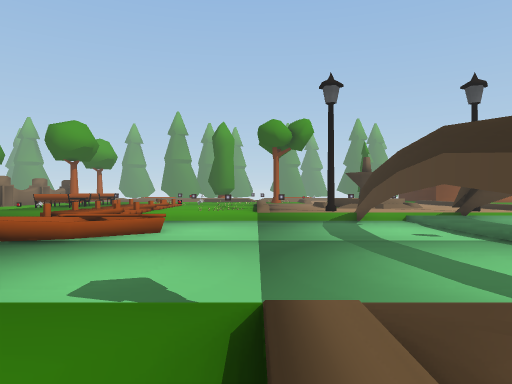
View 1 (above)

24 first-person views from a walk through a 3-D level made in the Unity game engine. The camera is 1.3 m above the floor, looks level and sees 70° across. Doors are open. The floor is counted in squares, 2.06 m on a side. Each view is taken from the middle of a square. On the plan, view 1 faces up. The plan holds only what a view shows up to about 10 squares ahead; the rest is blank. The place goes on beyond the plan. The player is left out. Some animated figures are left out. Some surface patterns are stand-ins.

View 2
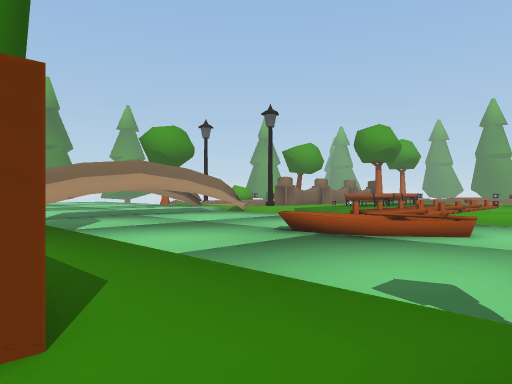

View 3
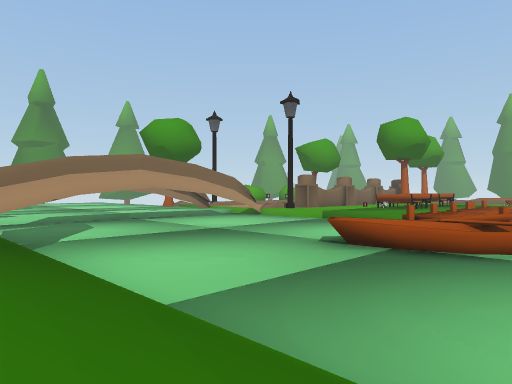

View 4
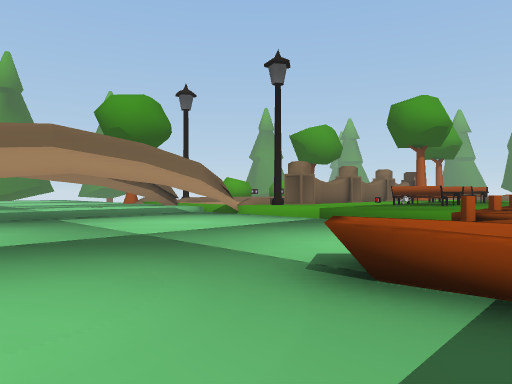

View 5
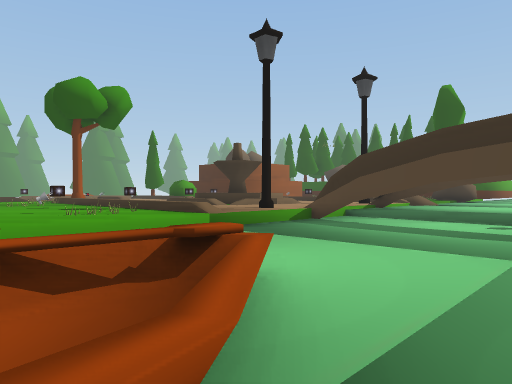

View 6
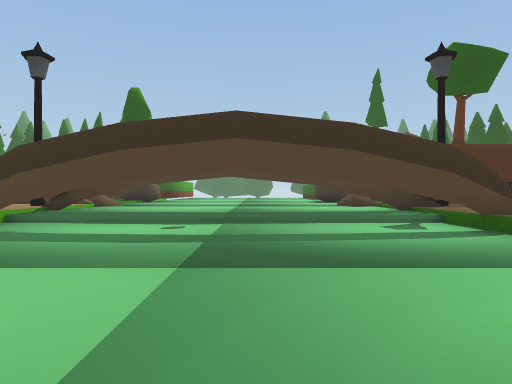

View 7
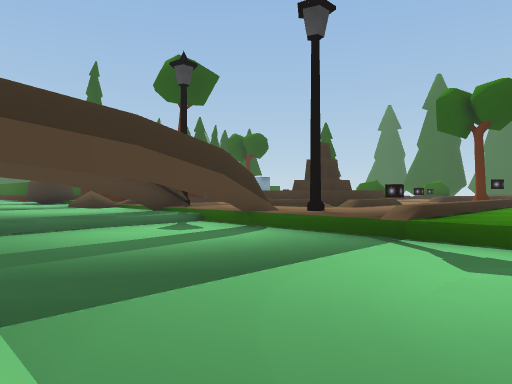

View 8
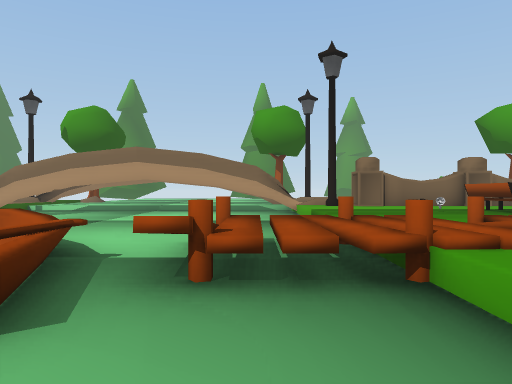

View 9
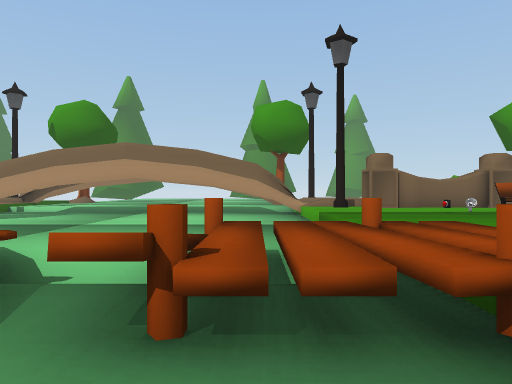

View 10
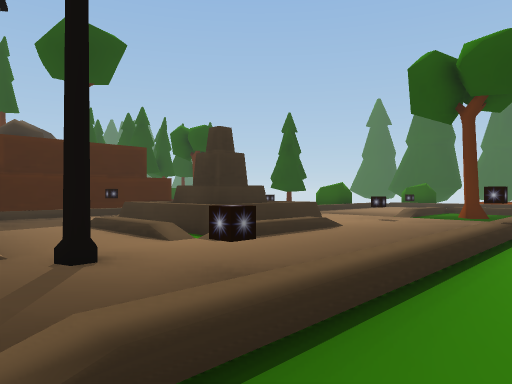

View 11
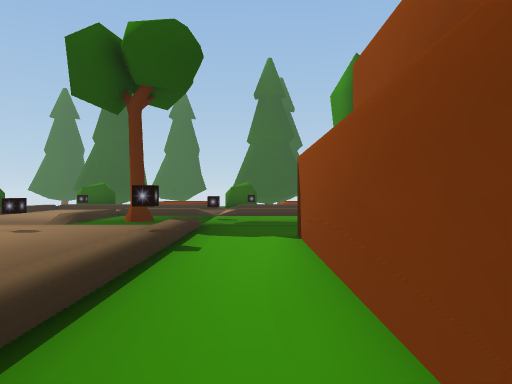

View 12
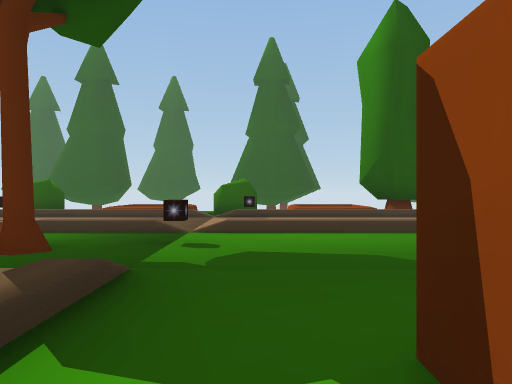

View 13
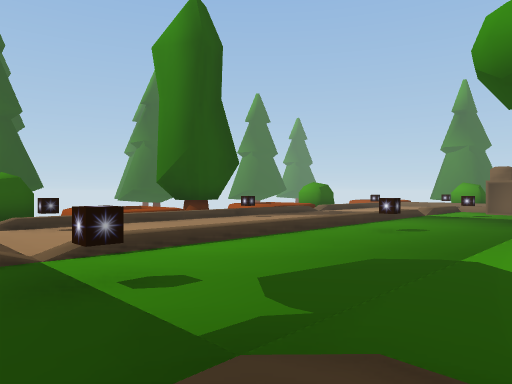

View 14
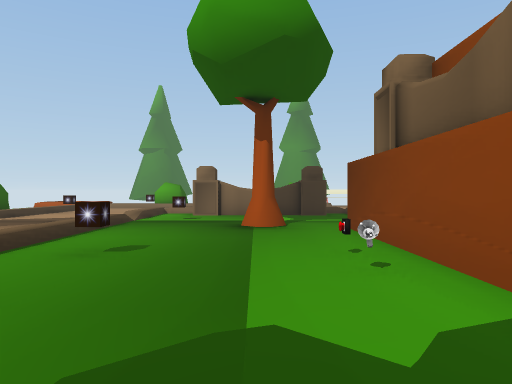

View 15
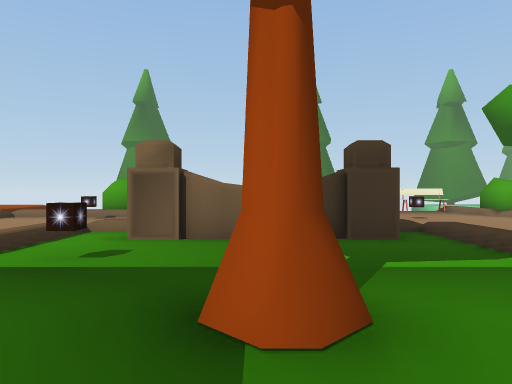

View 16
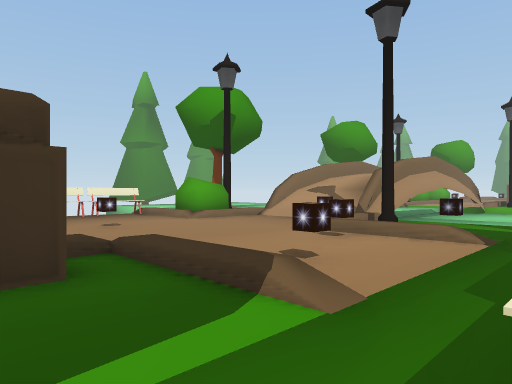

View 17
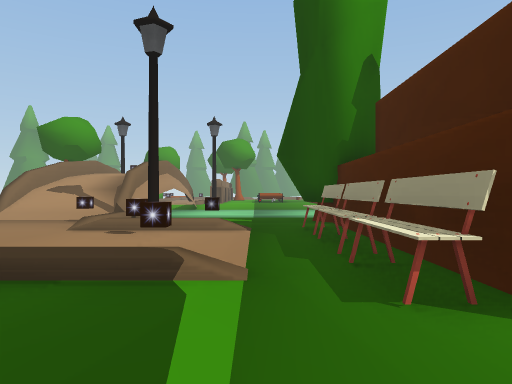

View 18
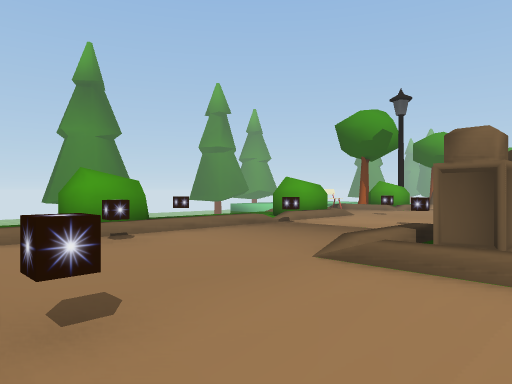

View 19
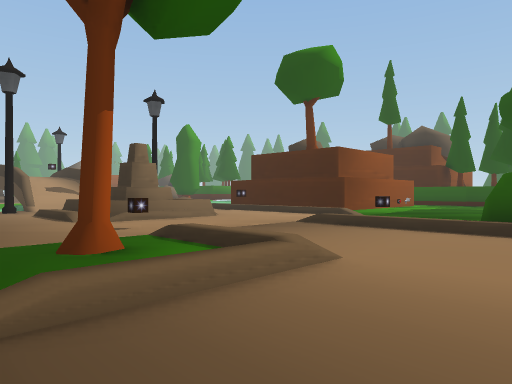

View 20
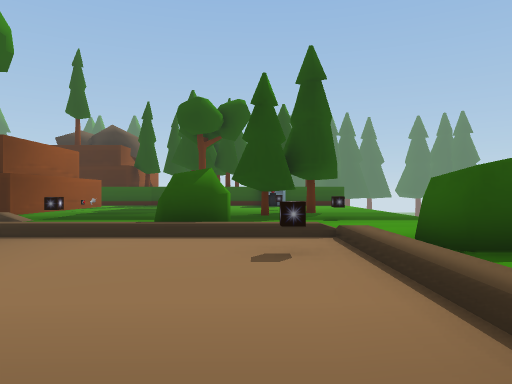

View 21
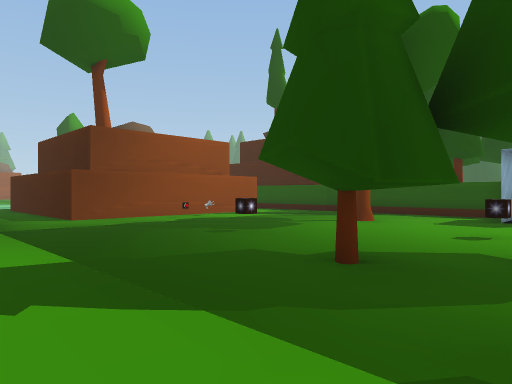

View 22
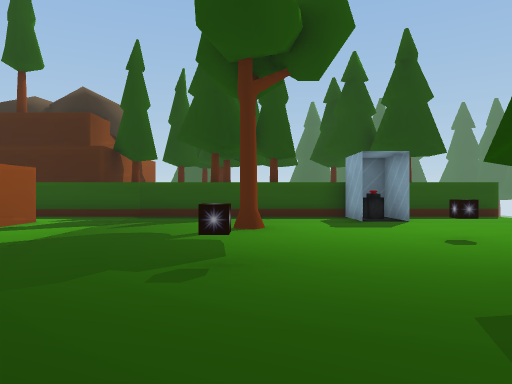

View 23
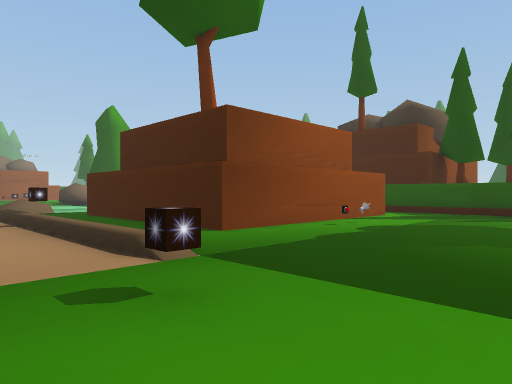

View 24
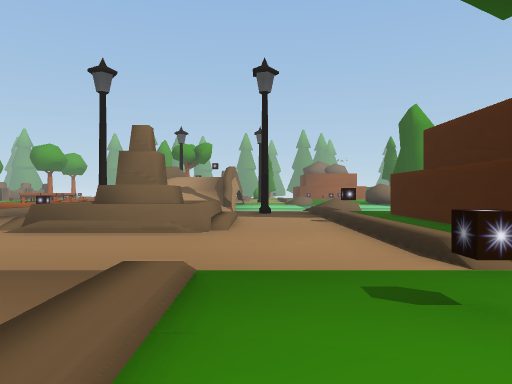

### Floor plan
Key: @ floor where view 1 was taken; # wall or solid block; x gap in a wall; . main floor; - floor 0.25 m lower than the main floor; _ floor 0.5 m lower than the main floor; : floor 1 m higher than the main floor; / step, stairs or slope; = window, fence, low wall or low ledge; ^ raised ledge; B boat; T tree; E bench; H thing the floor can be seen under or through; F fountain; U bush; O other object.
Columns run from 18 left of view 1 to 20 right of it. Each row starts with its distance up from view 1.
 14        #..E..  .../
 13       /x...../ /OO/ ..
 12       /#.....//.O./..#.
 11       #//////==//////x//#/
 10       #______==______#  #-
  9      _#______=#B_____#_ #-
  8     -________BBBB______-#-
  7    x-_______BBBB_______-#-
  6    --________B_________-x-
  5       _________________-H---
  4      _#______________#_ H---
  3    #-_#______________#  H--
  2    #//#//////////////#//^/
  1    /../#..TT ...../.#....  /.
  0   U/../.#..#    #.@#......./.#
 -1 E///../#..E#    #./..////../.#
 -2 E.........E#    #./../FFF..#.#
 -3 E..#....#.E#    #./../FF:../.#
 -4    /..///.E#    #.#../F:F../.#       #
 -5   U/..//..E##^^##........../.######..#
 -6   U/.# #......O....../...../....O....#
 -7    #.. ^..T........../../../.........#
 -8    /../#..........#T//../.#..........#
 -9    /../..#...#......./../............TT
-10   U/..////////////////../.....=..T...#
-11   U/.......      ......./UU..........#
-12    /..#................#/ ...#.......^
-13    ///////  /////#/////// ...T..#..OO
-14             TT///.U //.U...#..T .....^
-15              TT /UU    UU.....    ...#
-16                            ...     ..#

Positions as (right, up) in squares from view 1, and headings:
1: (0, 0), facing up
2: (0, 0), facing up-left
3: (-2, 1), facing up-left
4: (-4, 4), facing up-left
5: (-4, 6), facing up-right
6: (-3, 6), facing right
7: (-2, 7), facing down-right
8: (-1, 10), facing left
9: (-2, 10), facing left
10: (-1, 2), facing down-right
11: (-1, 0), facing down
12: (-1, -4), facing down
13: (1, -6), facing down-left
14: (-1, -7), facing left
15: (-6, -7), facing left
16: (-8, -6), facing up-left
17: (-9, -7), facing up
18: (-10, -13), facing up-left
19: (0, -12), facing up-right
20: (1, -12), facing right
21: (8, -14), facing up-right
22: (9, -10), facing right
23: (7, -10), facing up-right
24: (7, -10), facing up
